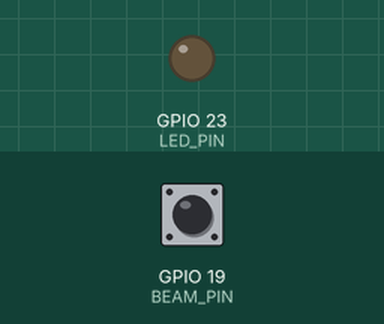
Bench run of a sketch on a simulated ESP32-S3. Parts: output pins drawn as LEDs (lit = HIGH). The inputs (shaded band) are chosen by the test bench; at power-on: GPIO 19 (BEAM_PIN) HIGH. Nothing arrives over Bluetooth unless stated; a phone connects over Bluetooth LE 3 s after start.

Above: at 2.2 s.
2.3 s: GPIO 19 (BEAM_PIN) pulled LOW for 0.15 s
At 2.37 s:
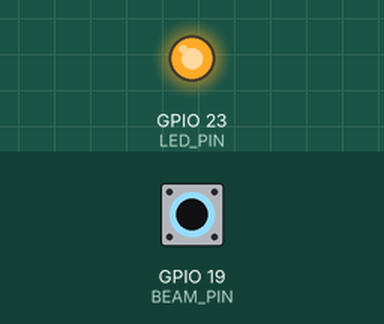
3.9 s: GPIO 19 (BEAM_PIN) pulled LOW for 3.2 s
At 8.2 s:
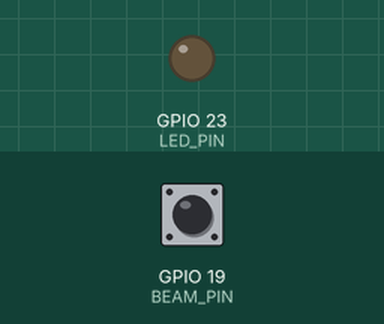
Timing chart, 0 to 9.7 s (numbered marks = the images above; inputs shaded):
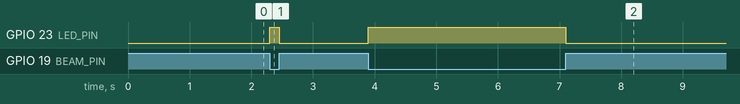

The sketch:

esp32_BeamBreak_module_transmitter.ino
```cpp
/*  for BLE transmission  */
#include <BLEDevice.h>
#include <BLEServer.h>
#include <BLE2902.h>

#define SERVICE_UUID      "f30c13bf-c618-424d-aeb6-d035b933750f"
#define BEAMBREAK_UUID    "7c2b6f3a-4a8c-4d24-8f8b-32e2a5c76f10"

#define BLE_DEVICE_NAME   "BEAMBREAK_Module"

BLECharacteristic* pBeamCharacteristic;

// add a pin
#define LED_PIN 23

#define BLOCKED_LEVEL LOW   // Usually LOW for these IR sensors
#define DEBOUNCE_US 10000   // 10 milliseconds

const int BEAM_PIN = 19;

const uint8_t GATE_ID = 1;


struct __attribute__((packed)) BeamBreakData {
  uint8_t gate_id;
  uint8_t state;          // 1 = BLOCKED, 0 = CLEAR
};

int lastRawState = -1;
unsigned long lastEventTimeUs = 0;

class ServerCallbacks : public BLEServerCallbacks {
  void onDisconnect(BLEServer*) override {
    BLEDevice::startAdvertising();
  }
};

void setup() {
  // Serial.begin(115200);
  delay(1000);

  // Serial.println();
  // Serial.println("Starting ESP32-S3 Beam Break BLE transmitter...");

  pinMode(BEAM_PIN, INPUT_PULLUP);
  pinMode(LED_PIN, OUTPUT);

  lastRawState = digitalRead(BEAM_PIN);

  // Serial.print("Initial raw state: ");
  // Serial.println(lastRawState);

  // if (lastRawState == BLOCKED_LEVEL) {
  //   Serial.println("Initial interpreted state: BLOCKED");
  // } else {
  //   Serial.println("Initial interpreted state: CLEAR");
  // }

  // Start BLE
  BLEDevice::init(BLE_DEVICE_NAME);

  BLEServer* pServer = BLEDevice::createServer();
  pServer->setCallbacks(new ServerCallbacks());
  BLEService* pService = pServer->createService(SERVICE_UUID);

  pBeamCharacteristic = pService->createCharacteristic(
    BEAMBREAK_UUID,
    BLECharacteristic::PROPERTY_NOTIFY
  );

  pBeamCharacteristic->addDescriptor(new BLE2902());

  pService->start();
  pServer->getAdvertising()->start();

  // Serial.print("BLE advertising started as: ");
  // Serial.println(BLE_DEVICE_NAME);
  // Serial.print("Beam break characteristic UUID: ");
  // Serial.println(BEAMBREAK_UUID);
}


void loop() {
  int rawState = digitalRead(BEAM_PIN);

  if (rawState == BLOCKED_LEVEL)
    digitalWrite(LED_PIN, HIGH);
  else
    digitalWrite(LED_PIN, LOW);

  unsigned long nowUs = micros();

  // Only send when state changes
  if (rawState != lastRawState) {
    // Simple debounce
    if (nowUs - lastEventTimeUs < DEBOUNCE_US) {
      return;
    }

    bool blocked = (rawState == BLOCKED_LEVEL);

    BeamBreakData data;
    data.gate_id = GATE_ID;
    data.state = blocked ? 1 : 0;

    pBeamCharacteristic->setValue((uint8_t*)&data, sizeof(data));
    pBeamCharacteristic->notify();

    // debugging statements
    // Serial.print("Gate ");
    // Serial.print(data.gate_id);
    // Serial.print(" raw=");
    // Serial.print(rawState);
    // Serial.print(" state=");
    // Serial.print(blocked ? "BLOCKED" : "CLEAR");

    lastRawState = rawState;
    lastEventTimeUs = nowUs;

    // Serial.println();
  }

  // delay(1);

}
```

Measured:
- after the input at 2.3 s, GPIO 23 (LED_PIN): LOW → HIGH at once, → LOW 0.15 s later
- after the input at 3.9 s, GPIO 23 (LED_PIN): LOW → HIGH at once, → LOW 3.2 s later
